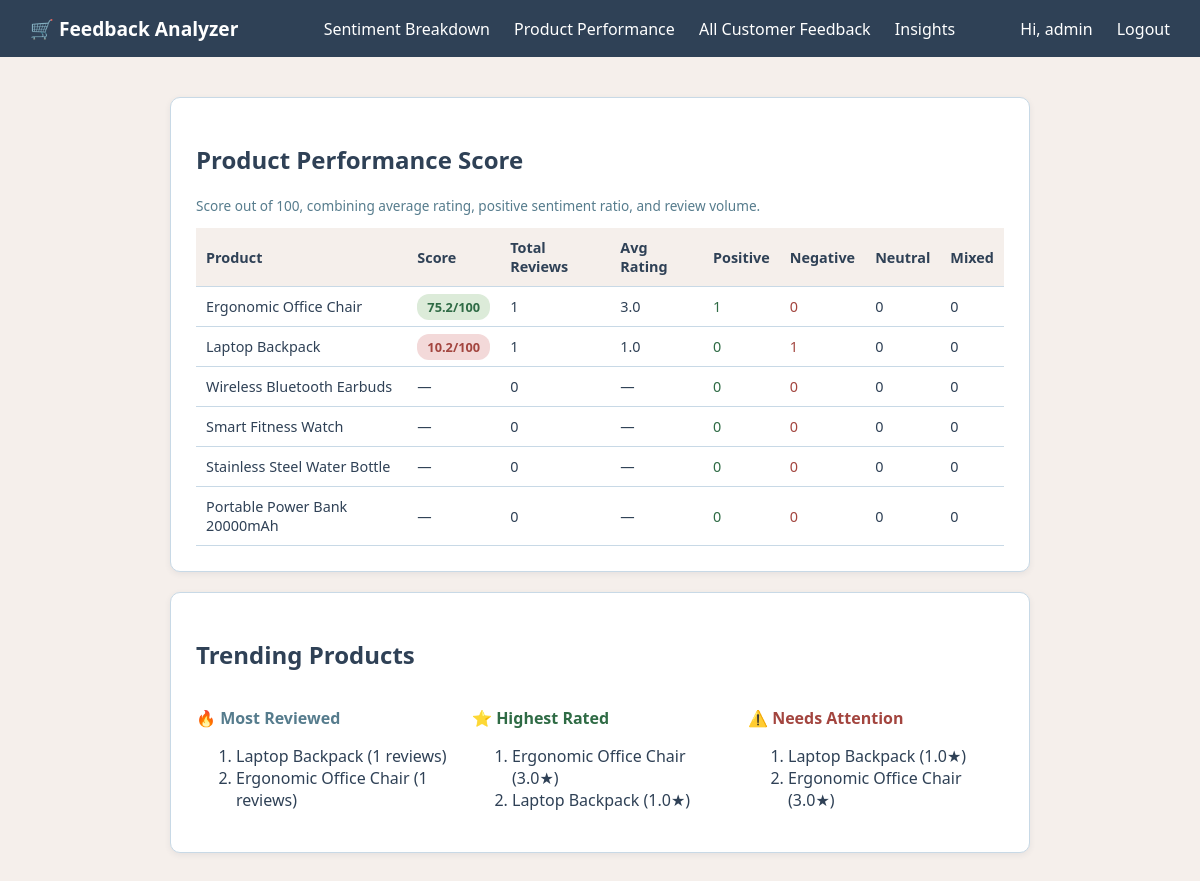
/admin/products (signed in), run on the app's committed database.
### tables this page shows
CREATE TABLE products (
            id INTEGER PRIMARY KEY AUTOINCREMENT,
            name TEXT UNIQUE NOT NULL
        );

### app.py (the view)
@app.route("/admin/products")
@admin_required
def admin_products():
    product_analytics = db.get_product_performance_scores()
    trending = db.get_trending_products()
    return render_template("admin_products.html", product_analytics=product_analytics,
                            trending=trending)

### app.py (called while the page is built)
def admin_required(f):
    @wraps(f)
    def wrapper(*args, **kwargs):
        if session.get("role") != "admin":
            return redirect(url_for("login"))
        return f(*args, **kwargs)
    return wrapper

### database.py (called while the page is built)
def get_connection():
    conn = sqlite3.connect(DB_NAME)
    conn.row_factory = sqlite3.Row
    return conn

def get_product_analytics():
    conn = get_connection()
    rows = conn.execute("""
        SELECT products.id, products.name,
               COUNT(feedback.id) as total,
               SUM(CASE WHEN sentiment = 'Positive' THEN 1 ELSE 0 END) as positive,
               SUM(CASE WHEN sentiment = 'Negative' THEN 1 ELSE 0 END) as negative,
               SUM(CASE WHEN sentiment = 'Neutral' THEN 1 ELSE 0 END) as neutral,
               SUM(CASE WHEN sentiment = 'Mixed' THEN 1 ELSE 0 END) as mixed,
               AVG(rating) as avg_rating
        FROM products
        LEFT JOIN feedback ON feedback.product_id = products.id
        GROUP BY products.id
        ORDER BY total DESC
    """).fetchall()
    conn.close()
    return rows

def get_product_performance_scores():
    analytics = get_product_analytics()
    scores = []
    for p in analytics:
        if p["total"] == 0:
            scores.append({**dict(p), "performance_score": None})
            continue
        rating_component = (p["avg_rating"] / 5) * 100 if p["avg_rating"] else 0
        positive_ratio = p["positive"] / p["total"] if p["total"] else 0
        sentiment_component = positive_ratio * 100
        volume_bonus = min(p["total"] / 20, 1) * 5  # up to +5 points for 20+ reviews
        raw_score = (rating_component * 0.5) + (sentiment_component * 0.45) + volume_bonus
        performance_score = round(min(raw_score, 100), 1)
        scores.append({**dict(p), "performance_score": performance_score})
    return sorted(scores, key=lambda x: x["performance_score"] or -1, reverse=True)

### templates/admin_products.html (shortened to what this page needs)
{% extends "base.html" %}
{% block content %}
<div class="card">
  <h2>Product Performance Score</h2>
  <p style="font-size:0.85rem; color:#567C8D;">Score out of 100, combining average rating, positive sentiment ratio, and review volume.</p>
  {% if product_analytics %}
    <table>
      <tr>
        <th>Product</th>
        <th>Score</th>
        <th>Total Reviews</th>
        <th>Avg Rating</th>
        <th>Positive</th>
        <th>Negative</th>
        <th>Neutral</th>
        <th>Mixed</th>
      </tr>
      {% for p in product_analytics %}
      <tr>
        <td>{{ p.name }}</td>
        <td>
          {% if p.performance_score is not none %}
            <span class="badge {{ 'Positive' if p.performance_score >= 70 else ('Neutral' if p.performance_score >= 40 else 'Negative') }}">{{ p.performance_score }}/100</span>
          {% else %}
            —
          {% endif %}
        </td>
        <td>{{ p.total }}</td>
        <td>{{ '%.1f'|format(p.avg_rating) if p.avg_rating else '—' }}</td>
        <td style="color:#2f6b45;">{{ p.positive }}</td>
        <td style="color:#a3453f;">{{ p.negative }}</td>
        <td>{{ p.neutral }}</td>
        <td>{{ p.mixed }}</td>
      </tr>
      {% endfor %}
    </table>
  {% else %}
    <p>No product data yet.</p>
  {% endif %}
</div>
<div class="card">
  <h2>Trending Products</h2>
  <div style="display:flex; gap:20px; flex-wrap:wrap;">
    <div style="flex:1; min-width:220px;">
      <h3 style="font-size:1rem; color:var(--teal);">🔥 Most Reviewed</h3>
      <ol>
        {% for p in trending.most_reviewed %}
          <li>{{ p.name }} ({{ p.total }} reviews)</li>
        {% else %}
          <li>No data yet</li>
        {% endfor %}
      </ol>
    </div>
    <div style="flex:1; min-width:220px;">
      <h3 style="font-size:1rem; color:#2f6b45;">⭐ Highest Rated</h3>
      <ol>
        {% for p in trending.highest_rated %}
          <li>{{ p.name }} ({{ '%.1f'|format(p.avg_rating) }}★)</li>
        {% else %}
          <li>No data yet</li>
        {% endfor %}
      </ol>
    </div>
    <div style="flex:1; min-width:220px;">
      <h3 style="font-size:1rem; color:#a3453f;">⚠️ Needs Attention</h3>
      <ol>
        {% for p in trending.lowest_rated %}
          <li>{{ p.name }} ({{ '%.1f'|format(p.avg_rating) }}★)</li>
        {% else %}
          <li>No data yet</li>
        {% endfor %}
      </ol>
    </div>
  </div>
</div>
{% endblock %}

### static/style.css (style rules this page uses)
* { box-sizing: border-box; }
:root { --navy: #2F4156; --teal: #567C8D; --beige: #F5EFEB; --sky: #C8D9E6; --white: #FFFFFF; }
body { font-family: 'Segoe UI', Arial, sans-serif; background-color: var(--beige); color: var(--navy); margin: 0; padding: 0; }
.card { background: var(--white); padding: 25px; border-radius: 10px; border: 1px solid var(--sky); box-shadow: 0 2px 6px rgba(47, 65, 86, 0.08); margin-bottom: 20px; }
h1, h2 { color: var(--navy); }
table { width: 100%; border-collapse: collapse; margin-top: 10px; }
th, td { text-align: left; padding: 10px; border-bottom: 1px solid var(--sky); font-size: 0.9rem; color: var(--navy); }
th { background-color: var(--beige); }
.badge { padding: 4px 10px; border-radius: 12px; font-size: 0.8rem; font-weight: bold; }
.badge.Positive { background: #dcebd9; color: #2f6b45; }
.badge.Negative { background: #f3d9d9; color: #a3453f; }

### data on the page
products: name "Ergonomic Office Chair", performance_score "75.2", total "1", avg_rating "3.0", positive "1", negative "0", neutral "0", mixed "0"
products: name "Laptop Backpack", performance_score "10.2", total "1", avg_rating "1.0", positive "0", negative "1", neutral "0", mixed "0"
products: name "Wireless Bluetooth Earbuds", total "0", avg_rating "—", positive "0", negative "0", neutral "0", mixed "0"
products: name "Smart Fitness Watch", total "0", avg_rating "—", positive "0", negative "0", neutral "0", mixed "0"
products: name "Stainless Steel Water Bottle", total "0", avg_rating "—", positive "0", negative "0", neutral "0", mixed "0"
products: name "Portable Power Bank 20000mAh", total "0", avg_rating "—", positive "0", negative "0", neutral "0", mixed "0"

### other printed values
{{ session.get('username', '') }} "admin"
